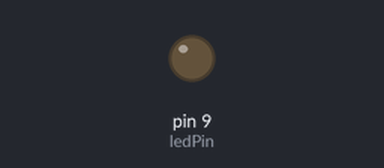
The sketch below on a simulated Arduino Uno, built with avr-gcc and run on an emulated ATmega328P. Parts: output pins drawn as LEDs (lit = HIGH).

Above: at 0.05 s.
At 1.2 s:
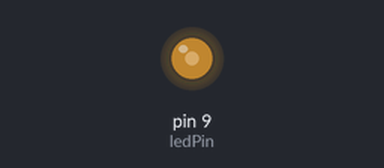
At 2.35 s:
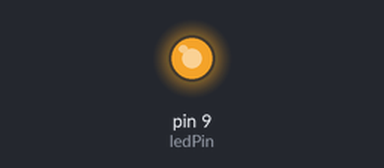
At 4.65 s:
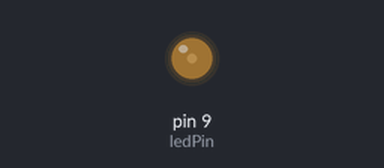
Timing chart, 0 to 6.6 s (numbered marks = the images above):
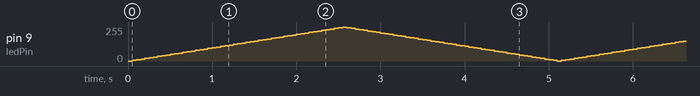

The sketch:

fade_in_led_raiot_day2.ino
```cpp
//in this program we will decrease the brightness of the led slowly and then increase slowly that is fade in and fade out
//we will be using the pin 9 , which is a analog pin, to control the led
/* first the brightness of the led will be zero as defined in the beginning then the fadeamount will be added to the brightness
and the led will glow with the updated brightness, untill the brightness limits reach like 0 and 255, if the limit reaches the sign of the
fademount will be reversed and will be added to the brightness so that it can increase now if it was decreasing before or
it can decrease now if it was increasing before, in this way it will continue forever untill we make it stop */

int ledPin = 9;       // The pin the LED is connected to
int brightness = 0;   // Brightness level (starts at 0, meaning off)
int fadeAmount = 5;   // How much to increase/decrease brightness by each step

void setup() {
  pinMode(ledPin, OUTPUT);  // Set the LED pin to be an output so it can send signals
}

void loop() {
  // Change the brightness of the LED
  analogWrite(ledPin, brightness);  // Set the LED brightness (0 = off, 255 = fully bright)

  // Change the brightness for the next time the loop runs
  brightness = brightness + fadeAmount;  // Increase the brightness by 5 each time

  // Reverse direction when the brightness reaches the limits (0 or 255)
  if (brightness <= 0 || brightness >= 255) {
    fadeAmount = -fadeAmount;  // Reverse the direction of the fade
  }

  delay(50);  // Pause for a short time (30 milliseconds) before updating the LED again
}
```
